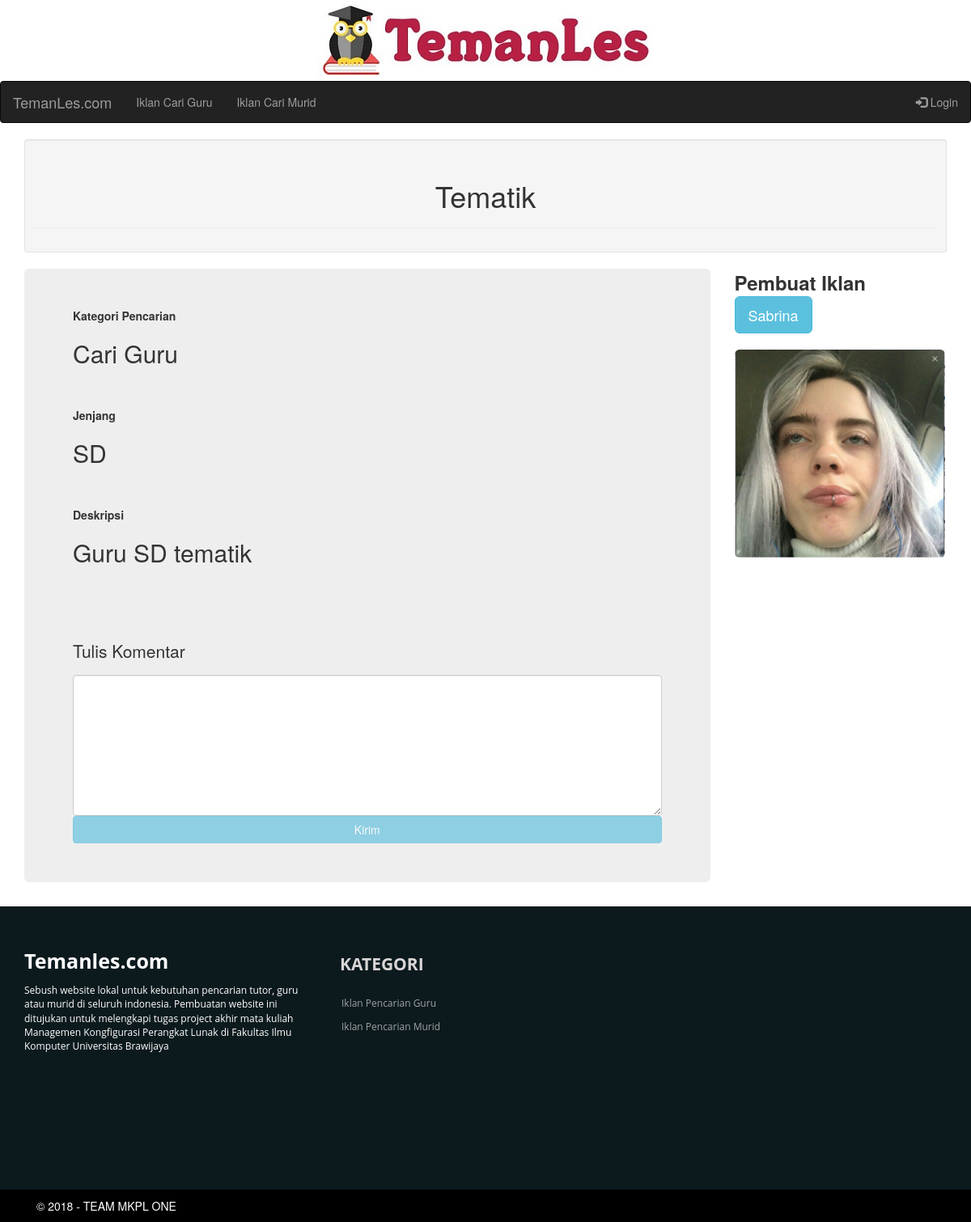
Screenshot of /iklan/Guru/24 with the database file from the repository.
### tables this page shows
CREATE TABLE `iklan` (
  `id_iklan` int(4) NOT NULL,
  `id_pembuatIklan` int(4) NOT NULL,
  `judul` varchar(30) NOT NULL,
  `slug` varchar(200) NOT NULL,
  `statusPencarian` varchar(15) NOT NULL,
  `jenjang` varchar(50) NOT NULL,
  `deskripsi` varchar(300) NOT NULL
);

CREATE TABLE `member` (
  `id` int(4) NOT NULL,
  `nama` varchar(30) NOT NULL,
  `email` varchar(30) NOT NULL,
  `password` varchar(50) NOT NULL,
  `alamat` varchar(50) NOT NULL,
  `noTelp` varchar(15) NOT NULL,
  `deskripsi` varchar(300) NOT NULL,
  `foto` varchar(50) NOT NULL
);

### application/controllers/ControllerIklan.php (called while the page is built, shortened)
<?php
class ControllerIklan extends CI_Controller {
	public function __construct(){
    $this->load->model('iklan');
    $this->load->model('komentar');
    $this->load->model('member');
		$this->load->model('pesan');
    $this->load->helper('url_helper');
    $this->load->helper('date');
		$this->load->helper(array('form', 'url'));
		$this->load->library('form_validation');
  }
  public function tampilIklan($statusPencarian, $id_iklan){
    $data['iklan'] = $this->iklan->daftarIklan($id_iklan, $statusPencarian);
    $data['komentar'] = $this->tampilKomentar($id_iklan);
		$data['member'] = $this->member->getData(FALSE, $data['iklan']['id_pembuatIklan']);
    $this->load->view('header');
    $this->load->view('iklan/detilIklan', $data);
    $this->load->view('footer');
  }
  public function tampilKomentar($id_iklan){
    $data['komentar'] = $this->komentar->getKomentar($id_iklan);
    return $data['komentar'];
  }
}

### index.php (called while the page is built, shortened)
<?php
require_once BASEPATH.'core/CodeIgniter.php';

### application/models/Iklan.php (called while the page is built, shortened)
<?php
class Iklan extends CI_Model{
  public function daftarIklan($id = FALSE, $statusPencarian = FALSE){
    if($statusPencarian === FALSE && $id !== FALSE){
      $query = $this->db->get_where('iklan', array('id_pembuatIklan' => $id));
      return $query->result_array();
    }else if($id !== FALSE && $statusPencarian !== FALSE){
      $query = $this->db->get_where('iklan', array('id_iklan' => $id));
      return $query->row_array();
    }else if($id === FALSE && $statusPencarian === FALSE){
      $this->db->select("iklan.*,member.nama, member.id");
      $this->db->from('iklan');
      $this->db->join('member', 'iklan.id_pembuatIklan = member.id');
      $query = $this->db->get();
      return $query->result_array();
    }
  }
}

### application/models/Member.php (called while the page is built, shortened)
<?php
class Member extends CI_Model{
  public function getData($username = FALSE, $id = FALSE){
    if($id === FALSE){
      $query = $this->db->get_where('member', array('nama'=>$username));
      return $query->row();
    }else if($username === FALSE){
      $query = $this->db->get_where('member', array('id'=>$id));
      return $query->row_array();
    }
  }
}

### application/views/iklan/detilIklan.php (the view, shortened to what this page needs)
<div class="container">
<div class='well well-sm'><div class='page-header'><h1><center><?php echo $iklan['judul']; ?></center></h1></div></div>
<div class='row'>
<div class='col-md-9'>
<div class='jumbotron'>
<strong>Kategori Pencarian</strong>
<h2>Cari <?php echo $iklan['statusPencarian'] ?></h2><br/><br/>
<strong>Jenjang</strong>
<h2><?php echo $iklan['jenjang'] ?></h2><br/><br/>
<strong>Deskripsi</strong>
<h2><?php echo $iklan['deskripsi'] ?></h2><br/><br/><br/><br/>
<?php echo form_open('controllerIklan/buatKomentar'); ?>
  <p>Tulis Komentar</p>
  <textarea class="form-control" name="komentar" rows="8" cols="80"></textarea>
  <?php
  if($this->session->userdata('status') != "login" || $this->session->userdata('nama') == "ADMIN"){
    echo "<input class='btn btn-info' type='submit' name='submit' value='Kirim' style='width: 100%;' disabled>";
  }else{
    echo "<input class='btn btn-info' type='submit' name='submit' value='Kirim' style='width: 100%;'>";
  }
   ?>
<?php echo form_close();
?>
</div>
</div>
<div class='col-md-3'>
  <font size='5'><strong>Pembuat Iklan </strong></font><a href='<?php echo site_url('profil/'.$member['id']); ?>' class='btn btn-info btn-lg'><?php echo $member['nama']; ?></a><br/><br/>
  <img class='img-rounded' src='<?php echo base_url().$member['foto']; ?>' style='height:200; width:260px'><br/><br/>
</div>
</div>
</div>

### rows the page displays
iklan: judul "Tematik", statusPencarian "Guru", jenjang "SD", deskripsi "Guru SD tematik"
member: nama "Sabrina", foto (picture)
